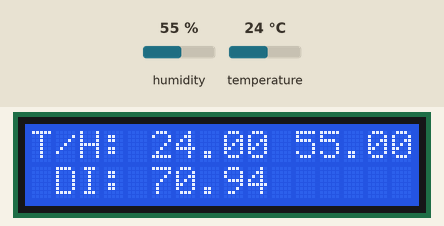
Simulated run of this sketch. Board: Arduino Uno, built with avr-gcc and run on an emulated ATmega328P. Parts: 16×2 character LCD. The inputs (shaded band) are chosen by the test bench; at power-on: humidity 55 %, temperature 24 °C. What the sketch prints to the serial monitor is not drawn.

Above: at 1.2 s.
1.3 s: humidity set to 22 %
At 4.0 s:
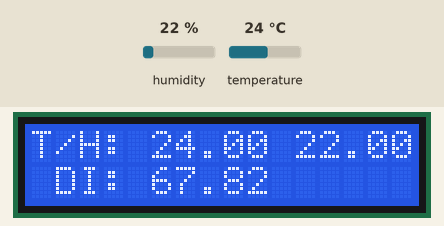
5.3 s: temperature set to 12 °C
At 8.1 s:
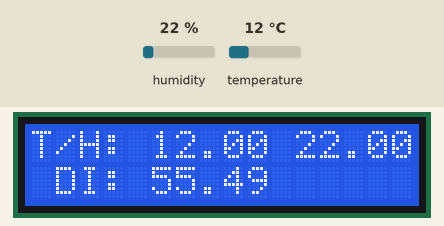
9.3 s: humidity set to 40 %
At 11.1 s:
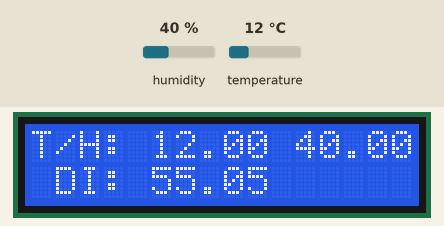
13.3 s: temperature set to 19 °C
At 17.0 s:
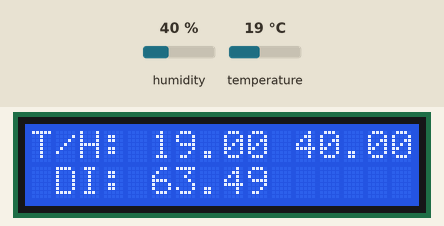
Timing chart, 0 to 18.5 s (numbered marks = the images above; inputs shaded):
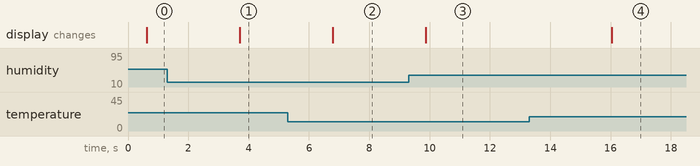

The sketch:

discomfortIndex.ino
```cpp
#include <Wire.h>
#include <LiquidCrystal_I2C.h> // Wire.h, LiquidCrystal_I2C.h => lcd 모듈을 위한 헤더파일
#include <DHT.h> // => 온습도센서를 위한 헤더파일

#define DHTPIN 7 // 온습도센서 핀을 7로 정함
#define DHTTYPE DHT11 // 온습도센서 타입을 DHT11로 지정

#define RED 3
#define GREEN 4
#define BLUE 5 // RED 3 / GREEN 4 / BLUE 5 => RGB 핀 정의

DHT dht(DHTPIN, DHTTYPE); // DHT센서 초기화

LiquidCrystal_I2C lcd(0x27, 16, 2); // lcd모듈 초기화

void setup() {
  Serial.begin(9600); // 시리얼 통신 시작
  lcd.begin(); // lcd 시작
  lcd.backlight(); // lcd 백라이트 켜기

  dht.begin(); // 온습도센서 시작
}

void loop() {
  float h = dht.readHumidity(); // 습도를 저장하는 변수 선언 및 초기화
  float t = dht.readTemperature(); // 온도를 저장하는 변수 선언 및 초기화
  float di = discomfortIndex(t, h); // 불쾌지수를 저장하는 변수 선언 및 초기화

  lcd.clear(); // lcd에 켜져있는 내용 지우기

  if (isnan(h) || isnan(t)) {
    Serial.println("Failed to read from DHT sensor!");
    delay(500);
    return;
  } // 온습도센서가 제대로 작동하지 않으면 시리얼통신을 통해 알려주는 조건문

  lcd.setCursor(0,0); // lcd 속 커서 좌표를 (0,0)으로 지정
  lcd.print("T/H: ");
  lcd.print(t);
  lcd.print(" ");
  lcd.print(h);
  lcd.setCursor(0,1); // lcd 속 커서 좌표를 (0,0)으로 지정
  lcd.print(" DI: ");
  lcd.print(di);
  // ex) __________________
  //     |T/H: 24.67 68.03|
  //     | DI: 59.40      |
  //     ------------------

  Serial.println(di);

  if(di>=80){
    digitalWrite(RED, HIGH);
    digitalWrite(GREEN, LOW);
    digitalWrite(BLUE, LOW);
  } // 불쾌지수가 80이상이라면 빨간색 led 켜기
  else if(di<80 && di>=68){
    digitalWrite(RED, LOW);
    digitalWrite(GREEN, HIGH);
    digitalWrite(BLUE, LOW);
  } // 불쾌지수가 68이상 80미만이라면 초록색 led 켜기
  else{
    digitalWrite(RED, LOW);
    digitalWrite(GREEN, LOW);
    digitalWrite(BLUE, HIGH);
  } // 불쾌지수가 위에 있는 어떤 조건에도 해당되지 않는다면 파란색 led 켜기
  delay(1000);
}

float discomfortIndex(float temp, float humid){
  float di = (1.8f*temp)-(0.55*(1-humid/100.0f)*(1.8f*temp-26))+32;
  delay(500);
  return di;
} // 온도와 습도를 가지고 불쾌지수를 구하는 함수
```

Measured:
- after the input at 1.3 s, the display: changes after 2.4 s (image 1)
- after the input at 5.3 s, the display: changes after 1.5 s (image 2)
- after the input at 9.3 s, the display: changes after 0.57 s (image 3)
- after the input at 13.3 s, the display: changes after 2.7 s (image 4)
